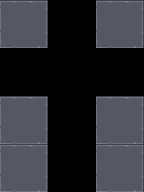

A level layout from a 2D game, rendered from its tile map. Below: a short description, then the map file with its tile-grid data intact:
An orthogonal 3x4 tile map with 48x48 px tiles, 1 tile layer (Tile Layer 1).

<map version="1.0" orientation="orthogonal" renderorder="right-down" width="3" height="4" tilewidth="48" tileheight="48" nextobjectid="1">
 <tileset firstgid="1" name="tiles" tilewidth="48" tileheight="48" tilecount="760" columns="20">
  <image source="oryx_ultimate_fantasy/uf_terrain.png" width="960" height="1824" />
 </tileset>
 <layer name="Tile Layer 1" width="3" height="4">
  <data encoding="csv">
151,154,151,
154,154,154,
151,154,151,
151,154,151
</data>
 </layer>
</map>
